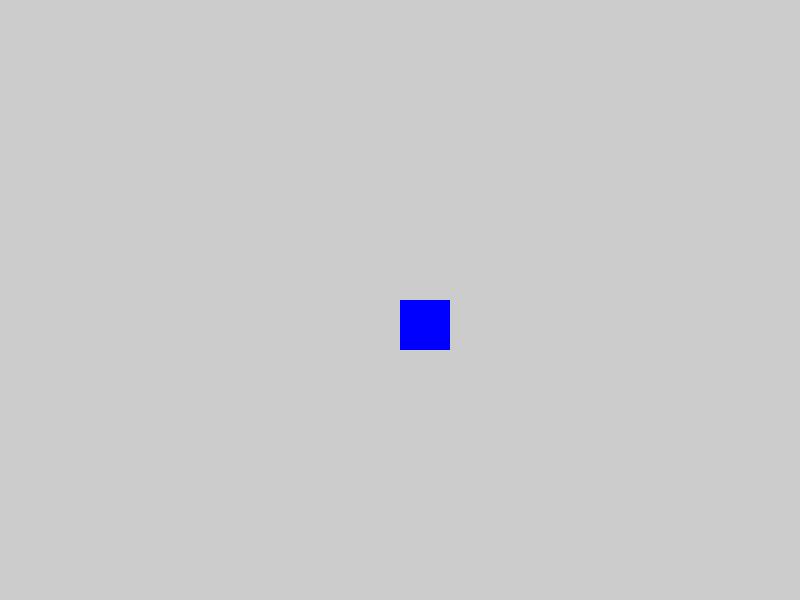
Frame 1 (no input)
Frame 60 (the mouse pressed at the canvas centre just before this capture): identical to frame 1, image omitted
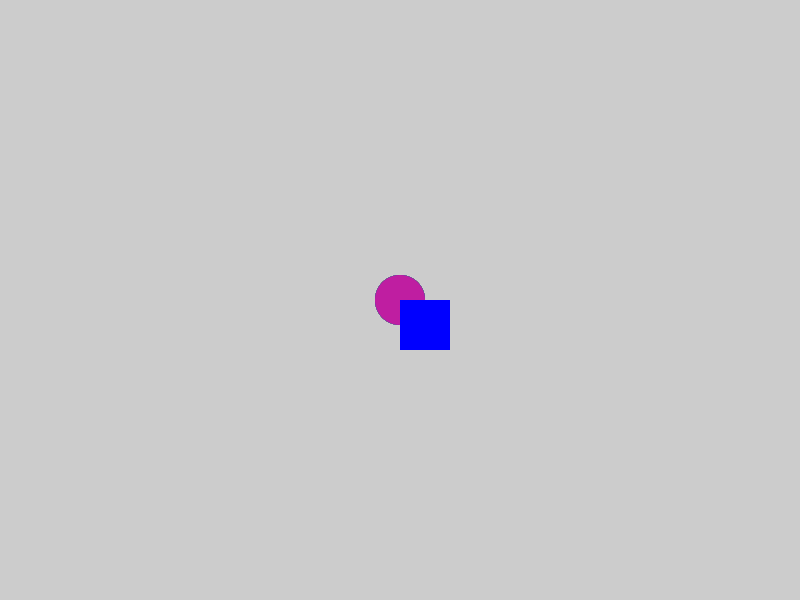
Frame 120 (the mouse held since frame 60 and released just before this capture)

The Processing sketch that drew these frames (run headless with seeded random() and noise(); from frame 60 on, the mouse is pressed at the canvas centre):

// Processing sketch: VoidFunctions
// ── VoidFunctions.pde
void setup() {
  size(800, 600); 
  noStroke();
}

void draw() {
  if (mousePressed == true) { 
    drawACircleAt(mouseX, mouseY);
  }
  fill(0, 0, 255);
  rect(400, 300, 50, 50);
}

void drawACircleAt(float x, float y) { 
  fill(random(255), random(255), random(255)); 
  ellipse(mouseX, mouseY, 50, 50);
}
